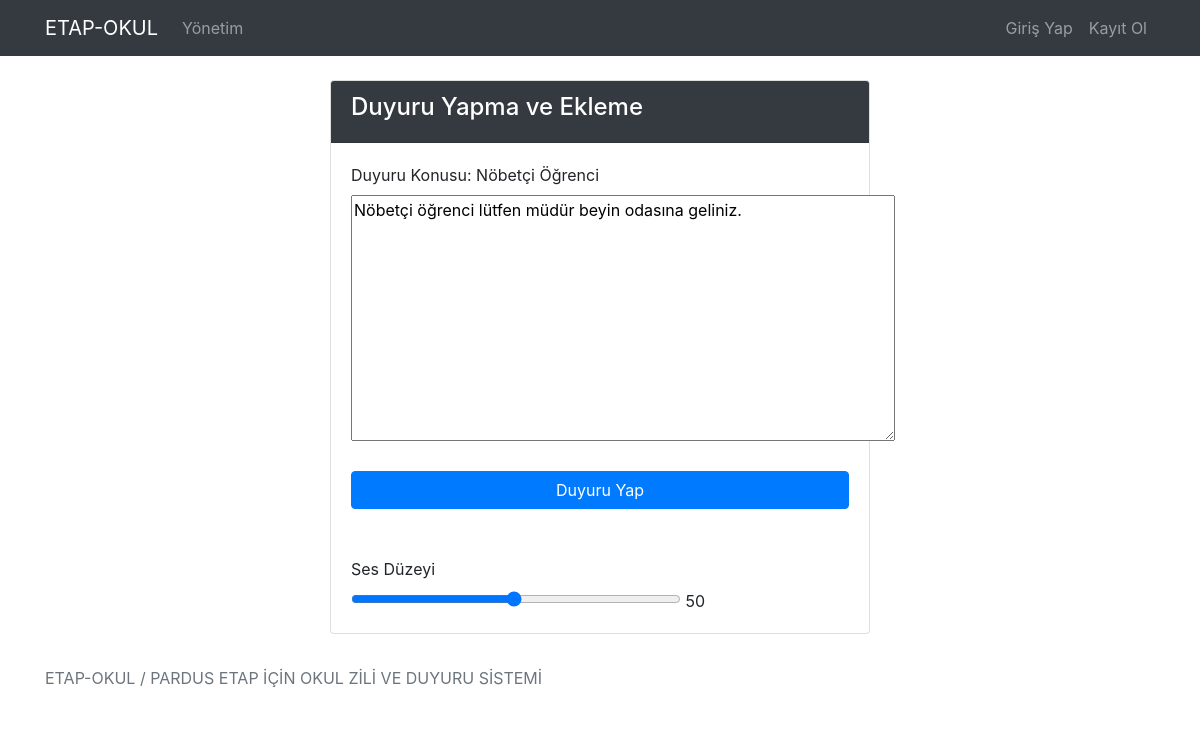
Page /duyuru/1 on the earlier database version.
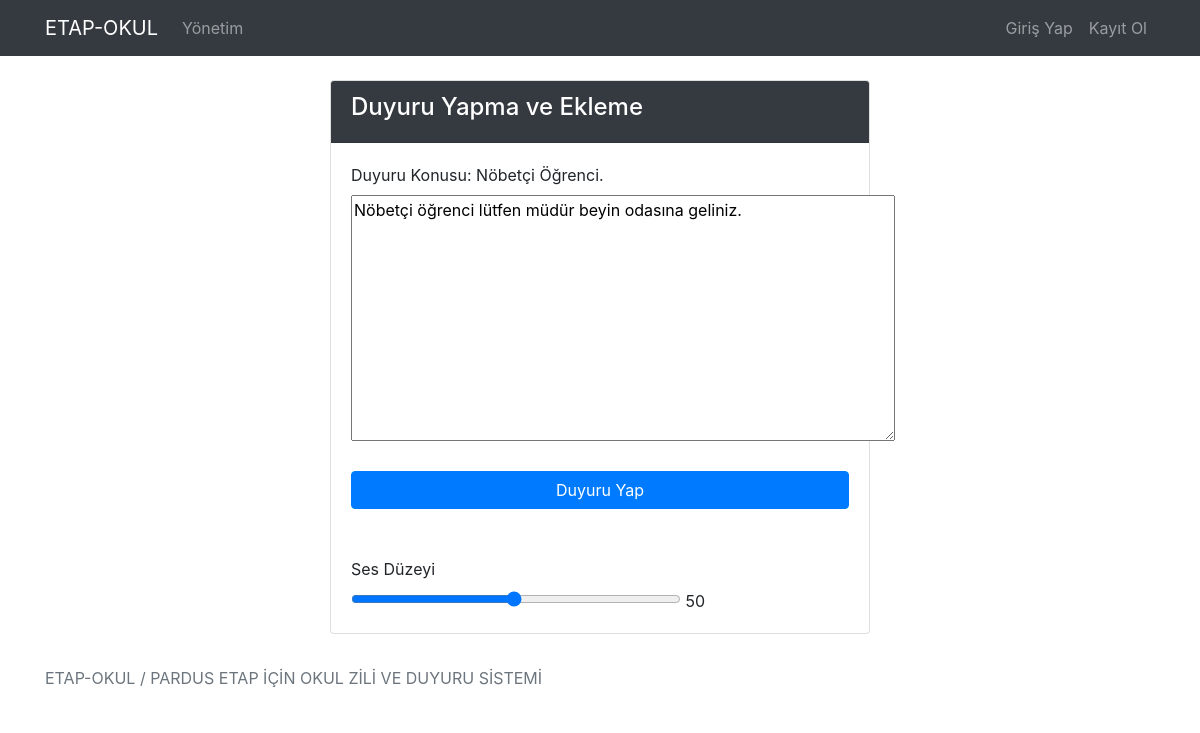
Same page on the later database version.
### okulzili/models.py (models this page shows)
class DuyuruModel(models.Model):
    title=models.CharField(max_length=50,verbose_name="Başlık Bilgisi",null=False,blank=False)
    description=models.TextField(max_length=5000,verbose_name="İçerik Bilgisi",null=False,blank=False)

### pages/views.py (the view, shortened to what this page needs)
# urls.py: path('duyuru/<int:id>', views.duyurudetails, name='details'),
def duyurudetails(request, id):
    data = {
        "DuyuruMesaj": DuyuruModel.objects.get(id=id)
    }
    return render(request, "pages/details.html", data)

### templates/pages/details.html (shortened to what this page needs)
{% extends 'layout.html' %}
{% load static %}
{% block content %}
<div class="row">
  <div class="col-md-6 mx-auto">
      <div class="card">
          <div class="card-header bg-dark text-white">
              <h4>Duyuru Yapma ve Ekleme</h4>
          </div>
          <div class="card-body">
<form action = "" method = "POST">
  <label for="baslik"> Duyuru Konusu: {{ DuyuruMesaj.title }} </label> <br>
  <textarea id="mesaj" name="mesaj" rows="10" cols="51">{{ DuyuruMesaj.description }}</textarea>
  <br><br>
  <button type="submit" class="btn btn-primary btn-block">Duyuru Yap</button>
  <br><br>
  <label for="vehicle1"> Ses Düzeyi </label><br>
       <input type="range" id="sesseviyesi" name="sesseviyesi" value="50" min="1" max="100" style="width: 330px" oninput="this.nextElementSibling.value = this.value">
       <output>50</output>
</form>
</div>
</div>
</div>
</div
{% endblock %}

Differences in the rows shown:
changed DuyuruModel "Nöbetçi öğrenci lütfen müdür beyin odasına geliniz.": title "Nöbetçi Öğrenci" → "Nöbetçi Öğrenci."
